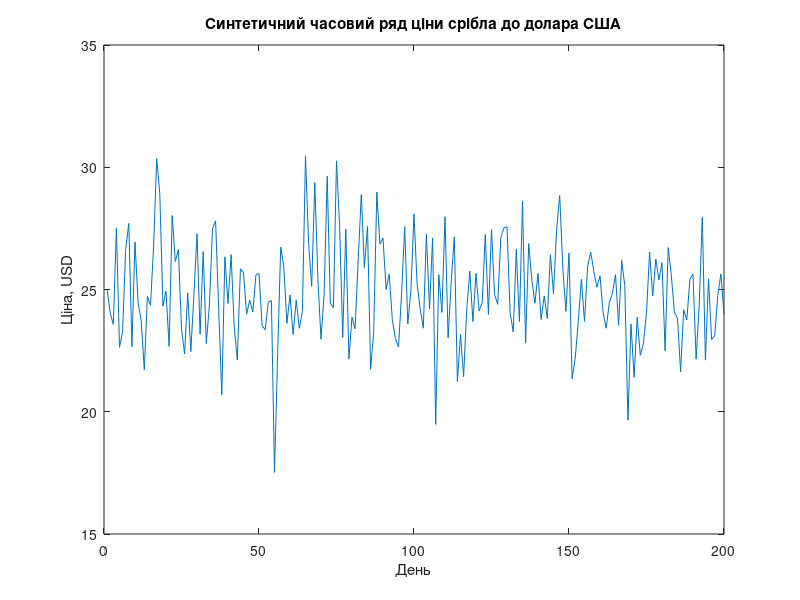

Write MATLAB code to recreate this figure.
% Генерування синтетичного часового ряду для ціни срібла до долара США
rng(42); % Встановлення seed для відтворюваності результатів
n = 200; % Кількість днів
mean_price = 25; % Середня ціна
std_dev = 2; % Стандартне відхилення

% Генерування синтетичних даних для ціни срібла (нормальний розподіл)
prices = mean_price + std_dev * randn(n, 1);

% Побудова графіка цінового ряду
plot(prices);
title('Синтетичний часовий ряд ціни срібла до долара США');
xlabel('День');
ylabel('Ціна, USD');

% Перевірка стаціонарності часового ряду
half = floor(length(prices) / 2); % Розділення часового ряду на дві половини
first_half = prices(1:half); % Перша половина часового ряду
second_half = prices(half+1:end); % Друга половина часового ряду

% Перевірка стаціонарності за допомогою тесту на рівність середніх значень
[h, p] = ttest(first_half, second_half);
if h == 0
    disp('Часовий ряд є нестаціонарним.');
else
    disp('Часовий ряд є стаціонарним.');
end
disp(['p-значення: ', num2str(p)]);
